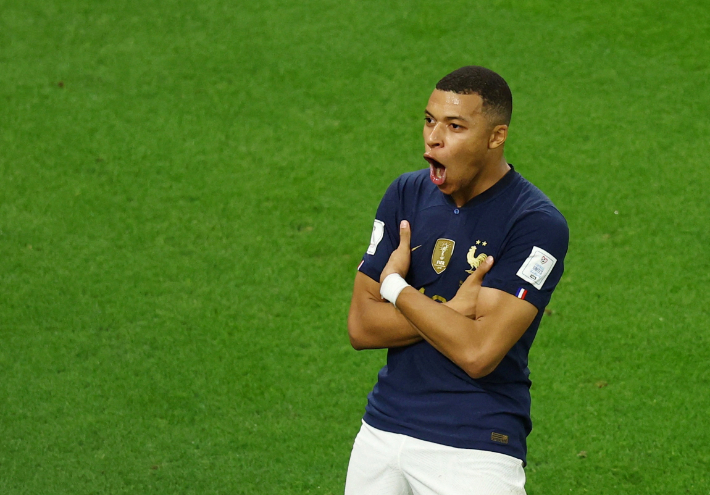
#> input picture soccer.jpg, 710 x 495 px
$ jupyter execute '3주차 연습문제 예제8.ipynb'
#> lines starting #> are read from the running program, lines starting #| are printed output that depends on the picture
[cell 1]
import time
import cv2 as cv
import matplotlib.pyplot as plt
import numpy as np

img = cv.imread('soccer.jpg')
#> img is the input picture: shape (495, 710, 3); mean B, G, R 36.3, 117.3, 77.5
gray = cv.cvtColor(img, cv.COLOR_BGR2GRAY)
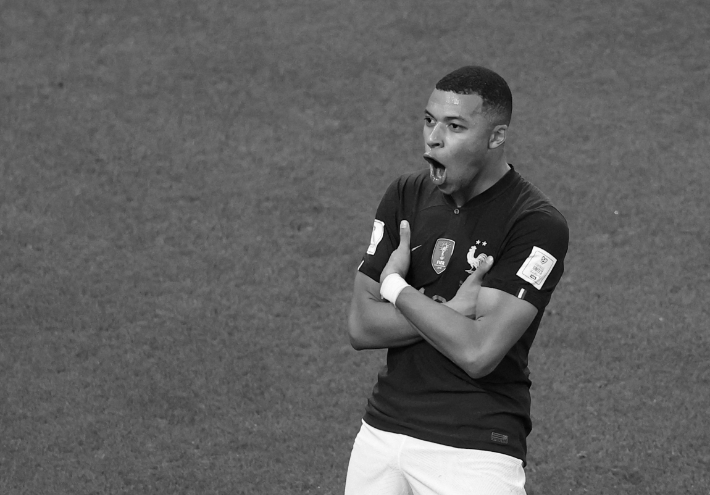
#> gray: shape (495, 710); min 2, max 254, mean 96.1
plt.imshow(gray, cmap='gray'), plt.xticks([]), plt.yticks([]), plt.show()
cv.imwrite('gray.jpg', gray)
h = cv.calcHist([gray], [0], None, [256], [0, 256])
#> h = 256 values, max 16649 at index 99, min 0 at index 0, mean 1372.9
plt.plot(h, color='r', linewidth=1), plt.show()
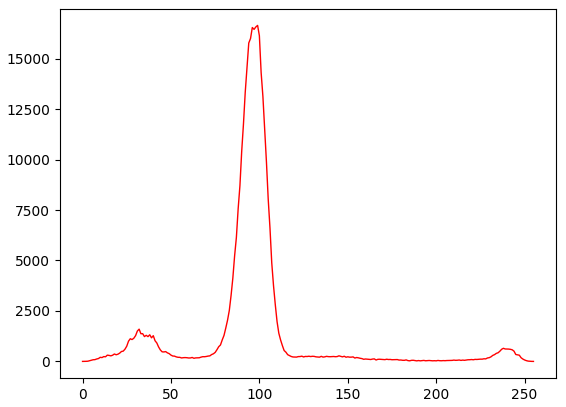
#> figure drawn by matplotlib, 1 panel; curve peaks at x = 99, y = 16649

equal = cv.equalizeHist(gray)
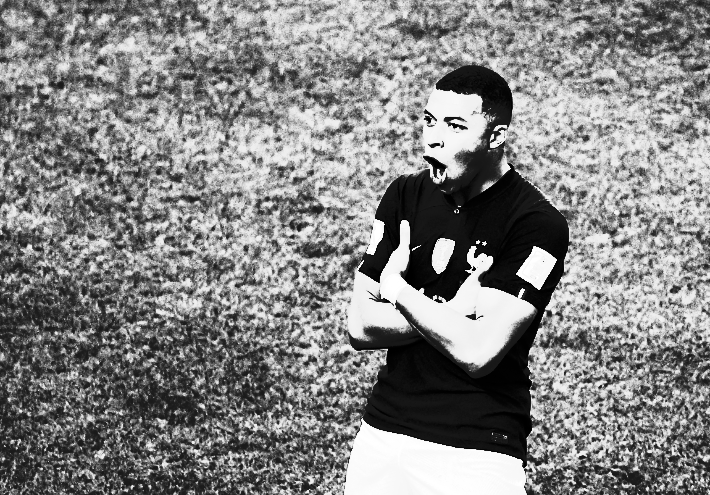
#> equal: shape (495, 710); min 0, max 255, mean 131.1
plt.imshow(equal, cmap='gray'), plt.xticks([]), plt.yticks([]), plt.show()
cv.imwrite('equals.jpg', equal)
h = cv.calcHist([equal], [0], None, [256], [0, 256])
#> h = 256 values, max 16649 at index 167, min 0 at index 32, mean 1372.9
plt.plot(h, color='r', linewidth=1), plt.show()
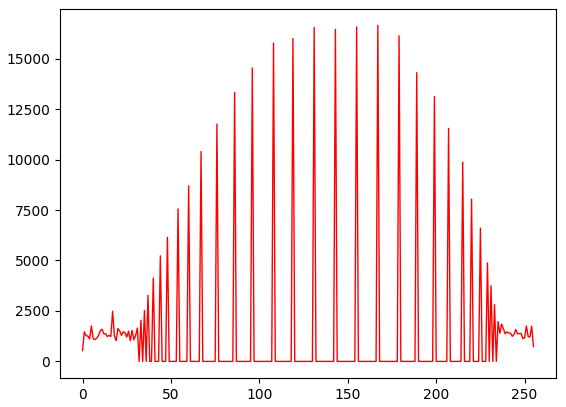
#> figure drawn by matplotlib, 1 panel; curve peaks at x = 167, y = 16649

def my_cvtGrayl(bgr_img):
    g = np.zeros([bgr_img.shape[0], bgr_img.shape[1]])
    for r in range(bgr_img.shape[0]):
        for c in range(bgr_img.shape[1]):
            g[r, c] = 0.144 + bgr_img[r, c, 0] + 0.587 + bgr_img[r, c, 1] + 0.299 + bgr_img[r, c, 2]
    return np.uint8(g)
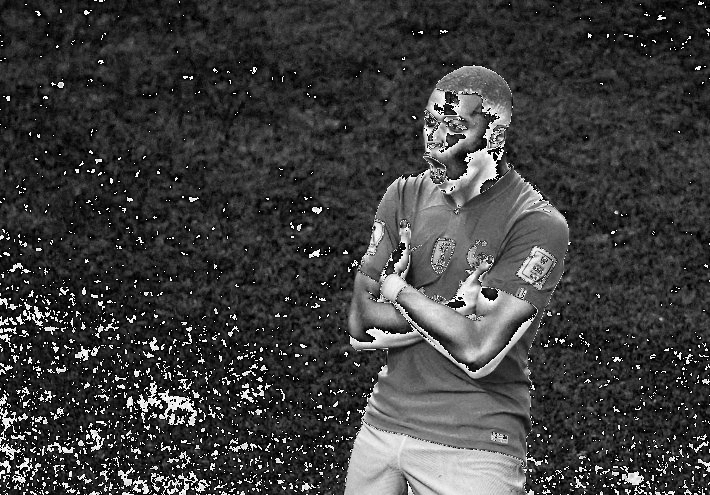
#> returned value: shape (495, 710); min 0, max 255, mean 61.6

def my_cvtGray2(bgr_img):
    g = np.zeros([bgr_img.shape[0], bgr_img.shape[1]])
    g = 0.144 + bgr_img[:, :, 0] + 0.587 + bgr_img[:, :, 1] + 0.299 + bgr_img[:, :, 2]
    return np.uint8(g)
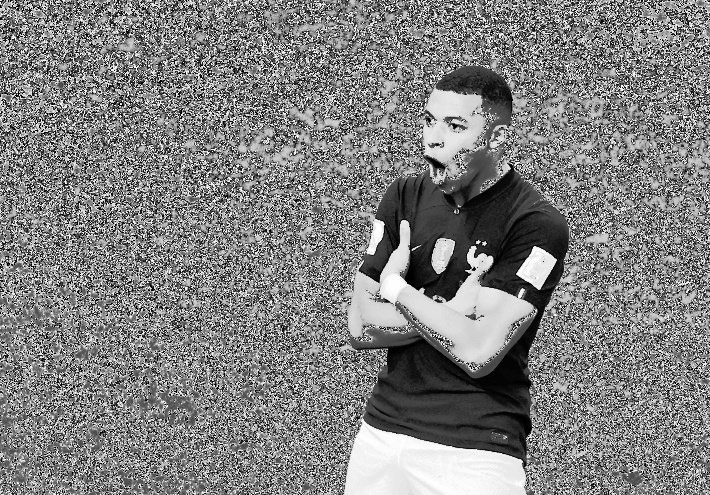
#> returned value: shape (495, 710); min 0, max 255, mean 128.2

img = cv.imread('soccer.jpg')
img1 = cv.imread('gray.jpg')
img2 = cv.imread('equals.jpg')

start = time.time()
my_cvtGrayl(img1)
print('My time 1:', time.time() - start)

start = time.time()
my_cvtGray2(img2)
print('My time 2:', time.time() - start)

start = time.time()
cv.cvtColor(img,cv.COLOR_BGR2GRAY)
print('OpenCV time', time.time() - start)
